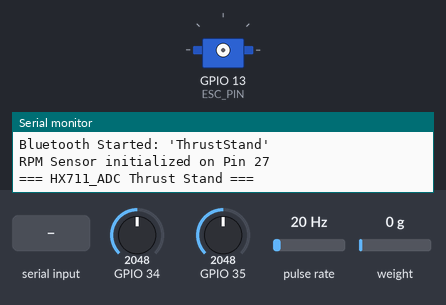
The sketch below on a simulated ESP32. Shown: servo, the last lines printed to the serial monitor. Wiring (inferred from the names in the program): pulse sensor: data GPIO 27. The inputs (shaded band) are chosen by the test bench; at power-on: GPIO 34 = 2048, GPIO 35 = 2048, pulse rate 20 Hz, weight on the scale 0 g. Nothing arrives over Bluetooth unless stated.

Above: at 0.1 s.
At 9.3 s:
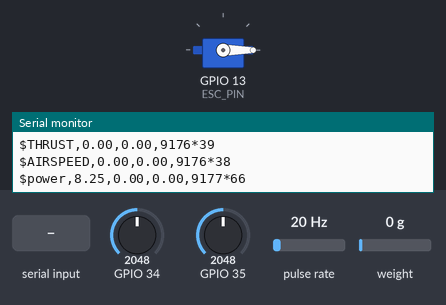
9.4 s: "m90\n" received over Serial
At 10.7 s:
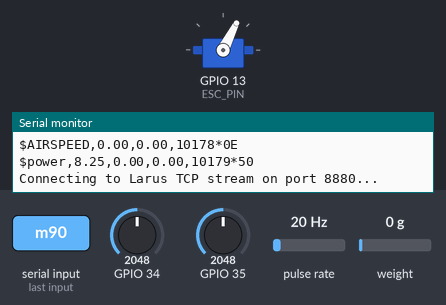
12.6 s: GPIO 34 set to 2277
15.6 s: GPIO 34 set to 2329
Timing chart, 0 to 18.6 s (numbered marks = the images above; inputs shaded):
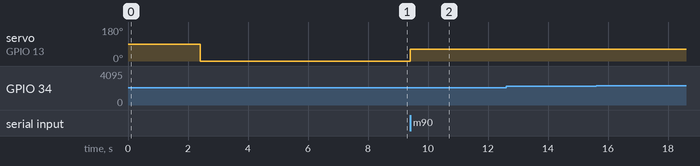

Measured:
- after the input at 9.4 s, servo on GPIO 13 (ESC_PIN): 0° → 63° at once

The sketch:

Avionics_Thrust_Stand.ino
```cpp
#include <Arduino.h>
#include "BluetoothSerial.h" // Include header here too if needed, or rely on util
#include "config.h"
#include "util.h"

#include "rpm/rpm.h"
#include "rpm/rpm.cpp"

#include "thrust/thrust.h"
#include "thrust/thrust.cpp"

#include "motor/motor.h"
#include "motor/motor.cpp"

#include "airspeed/airspeed.h"
#include "airspeed/airspeed.cpp"

#include "power/power.h"
#include "power/power.cpp"

BluetoothSerial SerialBT;

void handle_commands(String input) {
    input.trim();
    if (input.length() > 0) {
      char cmd = input.charAt(0);

      if (cmd == 'm' || cmd == 'M') {
        String valStr = input.substring(1);
        valStr.trim();
        if (valStr.length() > 0) {
          int val = valStr.toInt();
          motor_define_speed(val);
          // Feedback
          dual_print("CMD: Motor " + String(val) + "\r\n");
        }
      }
    }
}

void setup() {
  Serial.begin(115200);
  SerialBT.begin("ThrustStand"); // Bluetooth device name

  Serial.println("Initializing Subsystems...");
  Serial.println("Bluetooth Started: 'ThrustStand'");

  rpm_init();
  thrust_init();
  motor_init();
  airspeed_init();
  power_init();

  Serial.println("System Ready.");
}

void loop() {
  // 1. Update all sensors (read hardware)
  rpm_update();
  thrust_update();
  airspeed_update();
  power_update();

  // 2. Output Data (NMEA format) at regular interval
  static unsigned long lastOutput = 0;
  if(millis() - lastOutput > 1000) { // 10Hz? No, 1000ms = 1Hz. User had 1000.
      // User said 10Hz before but code had 1000. I'll stick to 100ms (10Hz) if that's what they wanted
      // or keep it 1000 if they prefer slow.
      // Reverting to 100ms (10Hz) as typically requested for telemetry
      lastOutput = millis();

      rpm_output();
      thrust_output();
      airspeed_output();
      power_output();
  }

  // 3. Process Input Commands (USB)
  if (Serial.available() > 0) {
    handle_commands(Serial.readStringUntil('\n'));
  }

  // 4. Process Input Commands (BT)
  if (SerialBT.available() > 0) {
    handle_commands(SerialBT.readStringUntil('\n'));
  }
}
```

airspeed.h
```cpp
#pragma once

void airspeed_init();
void airspeed_update();
float get_ias();
void airspeed_output();
```

motor.h
```cpp
#pragma once

const int RC_MIN_PULSE = 1000;        // Minimum pulse width from receiver (in microseconds)
const int RC_MAX_PULSE = 2000;        // Maximum pulse width from receiver (in microseconds)

void motor_init();

//this atm requires a value form 0-255
void motor_define_speed(int speed);
```

power.h
```cpp
#pragma once

// Voltage sensor: 0–24 V → 0–5 V
const float VOLTAGE_SCALE = 24.0 / 5.0;

void power_init();
void power_update();
void power_output();

// Latest readings
extern float V_batt;
extern float I_batt;
extern float P_batt;
```

rpm.h
```cpp
#pragma once

void rpm_init();
void rpm_update();
int get_rpm();
float get_total_revs();
void rpm_output(); // NMEA output
```

thrust.h
```cpp
#ifndef THRUST_H
#define THRUST_H

void thrust_init();
void thrust_update();

float get_thrust();
float get_mass();
void thrust_output();

#endif
```

util.h
```cpp
#include <Arduino.h>
#include "BluetoothSerial.h"

extern BluetoothSerial SerialBT;

#pragma once

// put functions that multiple sub systems need like formatting the output
// and for functions like that you can add info to the box that appears when you
// hover over it NOTE for that to work it hast to be included in THAT file

void dual_print(const String& msg) {
    Serial.print(msg);
    if (SerialBT.hasClient()) {
        SerialBT.print(msg);
    }
}


/**
 * @brief Build an NMEA-like sentence with any number of fields.
 * @example build_nmea("power", voltage, amps, watts)
 */
template<typename... Args>
String build_nmea(const String& type, Args... args) {
    String msg = "$" + type;

    ((msg += "," + String(args)), ...);

    msg += ",";
    msg += String(millis());

    uint8_t cs = 0;
    for (int i = 1; i < msg.length(); i++)
        cs ^= msg[i];

    char buf[8];
    sprintf(buf, "*%02X\r\n", cs);
    msg += buf;

    return msg;
}
```

config.h
```cpp
#pragma once

// pin assignments

#define ESC_PIN  13
// pin assignments
// MOTOR_PWM_PIN removed; using ESC_PIN (13) strictly
const int THRUST_ADC_PIN  = A0;


#define HX711_DOUT_PIN  4   // HX711 DOUT (DT)
#define HX711_SCK_PIN   5   // HX711 SCK (CLK)

#define calibrationFactor  221.88f   // <--- CHANGE THIS

// ---------------- POWER CONFIG ----------------
// ESP32 ADC channels for voltage + current
#define VOLTAGE_ADC_CHANNEL   ADC1_CHANNEL_6   // GPIO34
#define CURRENT_ADC_CHANNEL   ADC1_CHANNEL_7   // GPIO35

// ADC reference values
#define ADC_MAX_COUNTS        4095.0
#define ADC_REF_VOLTAGE       3.3

// Voltage divider scaling (set your ratio here)
#define VOLTAGE_DIVIDER_SCALE 5.0   // Example: 1:5 divider → multiply by 5

// ACS758 / ACS currents sensor parameters
#define ACS_SENSITIVITY       0.04  // 40 mV per amp

// ---------------- RPM CONFIG ----------------
#define RPM_PIN 27
#define POLE_PAIRS 7 // 14 magnets / 2 = 7 pairs
```
